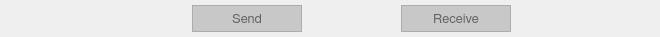
     <widget class="QSplitter" name="main_splitter_3">
      <property name="styleSheet">
       <string notr="true">QSplitter::handle {
    background: transparent;
}

QSplitter::handle:horizontal {
    width: 5px;
}

QSplitter::handle:vertical {
    height: 5px;
}

QSplitter::handle:pressed {
    background: transparent;
}</string>
      </property>
      <property name="orientation">
       <enum>Qt::Horizontal</enum>
      </property>
      <widget class="QWidget" name="layoutWidget">
       <layout class="QHBoxLayout" name="horizontalLayout_7">
        <item>
         <spacer name="horizontalSpacer_3">
          <property name="orientation">
           <enum>Qt::Horizontal</enum>
          </property>
          <property name="sizeType">
           <enum>QSizePolicy::Fixed</enum>
          </property>
          <property name="sizeHint" stdset="0">
           <size>
            <width>20</width>
            <height>20</height>
           </size>
          </property>
         </spacer>
        </item>
        <item>
         <widget class="QToolButton" name="action_quit_bt">
          <property name="minimumSize">
           <size>
            <width>37</width>
            <height>37</height>
           </size>
          </property>
          <property name="maximumSize">
           <size>
            <width>37</width>
            <height>37</height>
           </size>
          </property>
          <property name="styleSheet">
           <string notr="true">QToolButton {
   background-color: transparent;
   border: 0px solid black;
}</string>
          </property>
          <property name="text">
           <string/>
          </property>
          <property name="icon">
           <iconset>
            <normaloff>icons/exit_icon.svg</normaloff>icons/exit_icon.svg</iconset>
          </property>
          <property name="iconSize">
           <size>
            <width>35</width>
            <height>35</height>
           </size>
          </property>
         </widget>
        </item>
        <item>
         <widget class="QToolButton" name="action_option_bt">
          <property name="minimumSize">
           <size>
            <width>37</width>
            <height>37</height>
           </size>
          </property>
          <property name="maximumSize">
           <size>
            <width>37</width>
            <height>37</height>
           </size>
          </property>
          <property name="styleSheet">
           <string notr="true">QToolButton {
   background-color: transparent;
   border: 0px solid black;
}</string>
          </property>
          <property name="text">
           <string/>
          </property>
          <property name="icon">
           <iconset>
            <normaloff>icons/option_icon.svg</normaloff>icons/option_icon.svg</iconset>
          </property>
          <property name="iconSize">
           <size>
            <width>35</width>
            <height>35</height>
           </size>
          </property>
         </widget>
        </item>
        <item>
         <widget class="QToolButton" name="action_about_bt">
          <property name="minimumSize">
           <size>
            <width>37</width>
            <height>37</height>
           </size>
          </property>
          <property name="maximumSize">
           <size>
            <width>37</width>
            <height>37</height>
           </size>
          </property>
          <property name="styleSheet">
           <string notr="true">QToolButton {
   background-color: transparent;
   border: 0px solid black;
}</string>
          </property>
          <property name="text">
           <string/>
          </property>
          <property name="icon">
           <iconset>
            <normaloff>icons/about_popup_icon.svg</normaloff>icons/about_popup_icon.svg</iconset>
          </property>
          <property name="iconSize">
           <size>
            <width>35</width>
            <height>35</height>
           </size>
          </property>
         </widget>
        </item>
        <item>
         <widget class="QToolButton" name="action_update_bt">
          <property name="enabled">
           <bool>false</bool>
          </property>
          <property name="minimumSize">
           <size>
            <width>37</width>
            <height>37</height>
           </size>
          </property>
          <property name="maximumSize">
           <size>
            <width>37</width>
            <height>37</height>
           </size>
          </property>
          <property name="styleSheet">
           <string notr="true">QToolButton {
   background-color: transparent;
   border: 0px solid black;
}</string>
          </property>
          <property name="text">
           <string/>
          </property>
          <property name="icon">
           <iconset>
            <normaloff>icons/orionftp_update_off.svg</normaloff>icons/orionftp_update_off.svg</iconset>
          </property>
          <property name="iconSize">
           <size>
            <width>35</width>
            <height>35</height>
           </size>
          </property>
         </widget>
        </item>
        <item>
         <spacer name="horizontalSpacer_11">
          <property name="orientation">
           <enum>Qt::Horizontal</enum>
          </property>
          <property name="sizeHint" stdset="0">
           <size>
            <width>40</width>
            <height>20</height>
           </size>
          </property>
         </spacer>
        </item>
        <item>
         <layout class="QHBoxLayout" name="horizontalLayout_6">
          <property name="spacing">
           <number>0</number>
          </property>
          <item>
           <widget class="QToolButton" name="main_upload_bt">
            <property name="enabled">
             <bool>false</bool>
            </property>
            <property name="sizePolicy">
             <sizepolicy hsizetype="Fixed" vsizetype="Fixed">
              <horstretch>112</horstretch>
              <verstretch>27</verstretch>
             </sizepolicy>
            </property>
            <property name="minimumSize">
             <size>
              <width>110</width>
              <height>27</height>
             </size>
            </property>
            <property name="maximumSize">
             <size>
              <width>110</width>
              <height>27</height>
             </size>
            </property>
            <property name="font">
             <font>
              <family>FreeSans</family>
              <pointsize>10</pointsize>
              <weight>50</weight>
              <bold>false</bold>
              <stylestrategy>PreferAntialias</stylestrategy>
              <kerning>true</kerning>
             </font>
            </property>
            <property name="styleSheet">
             <string notr="true">QToolButton {
    border: 1px solid #acacac;
    border-right-top-radius: 1px;
    border-right-bottom-radius: 1px;
    background-color: qlineargradient(x1: 0, y1: 0, x2: 0, y2: 1, 
								stop: 0 #f0f0f0, stop: 1 #e5e5e5);
	color: rgb(45,45,45);
}

QToolButton:disabled {
	background-color:  rgb(200,200,200);
    color: rgb(100,100,100);
}

QToolButton:hover {
	border: 1px solid #7eb4ea;
	background-color: qlineargradient(x1: 0, y1: 0, x2: 0, y2: 1, 
								stop: 0 #ecf4fc, stop: 1 #dcecfc);
}


QToolButton:pressed {
	border: 1px solid #579de5;
    background-color: qlineargradient(x1: 0, y1: 0, x2: 0, y2: 1,
                                      stop: 0 #daecfc, stop: 1 #c4e0fc);
}</string>
            </property>
            <property name="text">
             <string>Send</string>
            </property>
           </widget>
          </item>
          <item>
           <widget class="QToolButton" name="main_upload_bt_2">
            <property name="enabled">
             <bool>false</bool>
            </property>
            <property name="sizePolicy">
             <sizepolicy hsizetype="Fixed" vsizetype="Fixed">
              <horstretch>112</horstretch>
              <verstretch>27</verstretch>
             </sizepolicy>
            </property>
            <property name="minimumSize">
             <size>
              <width>27</width>
              <height>27</height>
             </size>
            </property>
            <property name="maximumSize">
             <size>
              <width>27</width>
              <height>27</height>
             </size>
            </property>
            <property name="font">
             <font>
              <family>FreeSans</family>
              <pointsize>10</pointsize>
              <weight>50</weight>
              <bold>false</bold>
              <stylestrategy>PreferAntialias</stylestrategy>
              <kerning>true</kerning>
             </font>
            </property>
            <property name="styleSheet">
             <string notr="true">QToolButton {
    border-top: 0px solid #acacac;
    border-bottom: 0px solid #acacac;
    border-right: 0px solid #acacac;
    border-right-top-radius: 1px;
    border-right-bottom-radius: 1px;
    background-color: transparent;
	color: rgb(45,45,45);
}

QToolButton:disabled {
}

QToolButton:hover {

}

QToolButton:pressed {

}</string>
            </property>
            <property name="text">
             <string/>
            </property>
            <property name="icon">
             <iconset>
              <normaloff>icons/send_arrow_icon.svg</normaloff>icons/send_arrow_icon.svg</iconset>
            </property>
           </widget>
          </item>
         </layout>
        </item>
        <item>
         <spacer name="horizontalSpacer_10">
          <property name="orientation">
           <enum>Qt::Horizontal</enum>
          </property>
          <property name="sizeType">
           <enum>QSizePolicy::Fixed</enum>
          </property>
          <property name="sizeHint" stdset="0">
           <size>
            <width>20</width>
            <height>20</height>
           </size>
          </property>
         </spacer>
        </item>
       </layout>
      </widget>
      <widget class="QWidget" name="layoutWidget">
       <layout class="QHBoxLayout" name="horizontalLayout_5">
        <item>
         <spacer name="horizontalSpacer_9">
          <property name="orientation">
           <enum>Qt::Horizontal</enum>
          </property>
          <property name="sizeType">
           <enum>QSizePolicy::Fixed</enum>
          </property>
          <property name="sizeHint" stdset="0">
           <size>
            <width>20</width>
            <height>20</height>
           </size>
          </property>
         </spacer>
        </item>
        <item>
         <layout class="QHBoxLayout" name="horizontalLayout_4">
          <property name="spacing">
           <number>0</number>
          </property>
          <item>
           <widget class="QToolButton" name="main_download_bt_2">
            <property name="enabled">
             <bool>false</bool>
            </property>
            <property name="sizePolicy">
             <sizepolicy hsizetype="Fixed" vsizetype="Fixed">
              <horstretch>112</horstretch>
              <verstretch>27</verstretch>
             </sizepolicy>
            </property>
            <property name="minimumSize">
             <size>
              <width>27</width>
              <height>27</height>
             </size>
            </property>
            <property name="maximumSize">
             <size>
              <width>27</width>
              <height>27</height>
             </size>
            </property>
            <property name="font">
             <font>
              <family>FreeSans</family>
              <pointsize>10</pointsize>
              <weight>50</weight>
              <bold>false</bold>
              <stylestrategy>PreferAntialias</stylestrategy>
              <kerning>true</kerning>
             </font>
            </property>
            <property name="styleSheet">
             <string notr="true">QToolButton {
    border-top: 0px solid #acacac;
    border-bottom: 0px solid #acacac;
    border-left: 0px solid #acacac;
    border-left-top-radius: 1px;
    border-left-bottom-radius: 1px;
    background-color: transparent;
	color: rgb(45,45,45);
}

QToolButton:disabled {
}

QToolButton:hover {
}


QToolButton:pressed {
}</string>
            </property>
            <property name="text">
             <string/>
            </property>
            <property name="icon">
             <iconset>
              <normaloff>icons/receive_arrow_icon.svg</normaloff>icons/receive_arrow_icon.svg</iconset>
            </property>
           </widget>
          </item>
          <item>
           <widget class="QToolButton" name="main_download_bt">
            <property name="enabled">
             <bool>false</bool>
            </property>
            <property name="sizePolicy">
             <sizepolicy hsizetype="Fixed" vsizetype="Fixed">
              <horstretch>112</horstretch>
              <verstretch>27</verstretch>
             </sizepolicy>
            </property>
            <property name="minimumSize">
             <size>
              <width>110</width>
              <height>27</height>
             </size>
            </property>
            <property name="maximumSize">
             <size>
              <width>110</width>
              <height>27</height>
             </size>
            </property>
            <property name="font">
             <font>
              <family>FreeSans</family>
              <pointsize>10</pointsize>
              <weight>50</weight>
              <bold>false</bold>
              <stylestrategy>PreferAntialias</stylestrategy>
              <kerning>true</kerning>
             </font>
            </property>
            <property name="styleSheet">
             <string notr="true">QToolButton {
    border: 1px solid #acacac;
    border-right-top-radius: 1px;
    border-right-bottom-radius: 1px;
    background-color: qlineargradient(x1: 0, y1: 0, x2: 0, y2: 1, 
								stop: 0 #f0f0f0, stop: 1 #e5e5e5);
	color: rgb(45,45,45);
}

QToolButton:disabled {
	background-color:  rgb(200,200,200);
    color: rgb(100,100,100);
}

QToolButton:hover {
	border: 1px solid #7eb4ea;
	background-color: qlineargradient(x1: 0, y1: 0, x2: 0, y2: 1, 
								stop: 0 #ecf4fc, stop: 1 #dcecfc);
}


QToolButton:pressed {
	border: 1px solid #579de5;
    background-color: qlineargradient(x1: 0, y1: 0, x2: 0, y2: 1,
                                      stop: 0 #daecfc, stop: 1 #c4e0fc);
}</string>
            </property>
            <property name="text">
             <string>Receive</string>
            </property>
           </widget>
          </item>
         </layout>
        </item>
        <item>
         <spacer name="horizontalSpacer_8">
          <property name="orientation">
           <enum>Qt::Horizontal</enum>
          </property>
          <property name="sizeHint" stdset="0">
           <size>
            <width>40</width>
            <height>20</height>
           </size>
          </property>
         </spacer>
        </item>
        <item>
         <widget class="QToolButton" name="action_refresh_bt">
          <property name="enabled">
           <bool>false</bool>
          </property>
          <property name="minimumSize">
           <size>
            <width>37</width>
            <height>37</height>
           </size>
          </property>
          <property name="maximumSize">
           <size>
            <width>37</width>
            <height>37</height>
           </size>
          </property>
          <property name="styleSheet">
           <string notr="true">QToolButton {
   background-color: transparent;
   border: 0px solid black;
}</string>
          </property>
          <property name="text">
           <string/>
          </property>
          <property name="icon">
           <iconset>
            <normaloff>icons/reload_icon.svg</normaloff>icons/reload_icon.svg</iconset>
          </property>
          <property name="iconSize">
           <size>
            <width>35</width>
            <height>35</height>
           </size>
          </property>
         </widget>
        </item>
        <item>
         <widget class="QToolButton" name="action_close_bt">
          <property name="enabled">
           <bool>false</bool>
          </property>
          <property name="minimumSize">
           <size>
            <width>37</width>
            <height>37</height>
           </size>
          </property>
          <property name="maximumSize">
           <size>
            <width>37</width>
            <height>37</height>
           </size>
          </property>
          <property name="styleSheet">
           <string notr="true">QToolButton {
   background-color: transparent;
   border: 0px solid black;
}</string>
          </property>
          <property name="text">
           <string/>
          </property>
          <property name="icon">
           <iconset>
            <normaloff>icons/off_icon.svg</normaloff>icons/off_icon.svg</iconset>
          </property>
          <property name="iconSize">
           <size>
            <width>35</width>
            <height>35</height>
           </size>
          </property>
         </widget>
        </item>
        <item>
         <widget class="QToolButton" name="action_manager_bt">
          <property name="enabled">
           <bool>true</bool>
          </property>
          <property name="minimumSize">
           <size>
            <width>37</width>
            <height>37</height>
           </size>
          </property>
          <property name="maximumSize">
           <size>
            <width>37</width>
            <height>37</height>
           </size>
          </property>
          <property name="styleSheet">
           <string notr="true">QToolButton {
   background-color: transparent;
   border: 0px solid black;
}</string>
          </property>
          <property name="text">
           <string/>
          </property>
          <property name="icon">
           <iconset>
            <normaloff>icons/manager_icon.svg</normaloff>icons/manager_icon.svg</iconset>
          </property>
          <property name="iconSize">
           <size>
            <width>35</width>
            <height>35</height>
           </size>
          </property>
         </widget>
        </item>
        <item>
         <spacer name="horizontalSpacer_6">
          <property name="orientation">
           <enum>Qt::Horizontal</enum>
          </property>
          <property name="sizeType">
           <enum>QSizePolicy::Fixed</enum>
          </property>
          <property name="sizeHint" stdset="0">
           <size>
            <width>20</width>
            <height>20</height>
           </size>
          </property>
         </spacer>
        </item>
       </layout>
      </widget>
     </widget>
